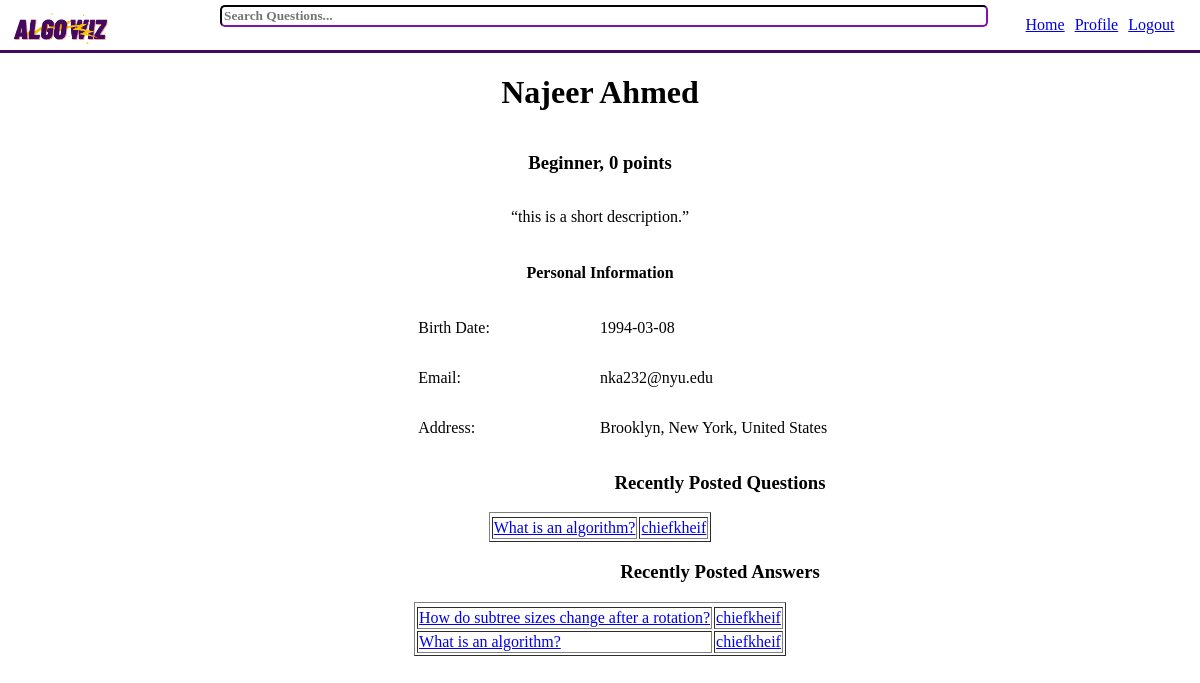
The page /frontend_work/user_profile.php?visit_username=chiefkheif on the database its author committed.
### tables this page shows
Create table UsersInfo(
    user_id integer primary key,
    uname varchar(100) not null,
    email varchar(50) not null,
    city varchar (30) not null,
    state varchar(30) not null,
    country varchar(30) not null,
    dob date not null,
    short_desc varchar(500),  
    points integer not null,
    foreign key (user_id) references UsersLogin(user_id)
);

Create table StatusDict(
    status_id integer primary key auto_increment,
    status_title varchar(30) not null,
    point_threshold integer not null
);

Create table Questions(
    question_id integer primary key auto_increment,
    topic_id integer not null,
    user_id integer not null,
    title varchar(500) not null,
    q_text varchar(2000) not null,
    q_time datetime not null,
    resolved boolean not null,
    
    foreign key (topic_id) references Topic(topic_id),
    foreign key (user_id) references UsersLogin(user_id)
);

Create table UsersLogin(
    user_id integer primary key auto_increment,
    username varchar(20) unique not null,
    pw varchar(24) not null
);

create table Answers(
    answer_id integer primary key auto_increment,
    user_id integer not null,
    question_id integer not null,
    thumbs_up integer not null,
    thumbs_down integer not null,
    best_answer boolean not null,
    a_text varchar(2000) not null,
    a_time datetime not null,
    
    foreign key (user_id) references UsersLogin(user_id),
    foreign key (question_id) references Questions(question_id)
);

### frontend_work/user_profile.php (the view, shortened to what this page needs)
<?php
    include_once "../backend_work/connect_server.php";
?>
<!doctype html>
<html>
    <head>
        <?php
            $username = $_GET["username"];
            $visit_username = $_GET["visit_username"];
            if ($visit_username === 'false' or $visit_username === $username){
                $sql = "
                    select uname, status_title, points, email, city, state, country, dob, short_desc
                    from UsersLogin natural join UsersInfo
                    join UserStatus on UsersLogin.user_id = UserStatus.user_id
                    join StatusDict on UserStatus.status_id = StatusDict.status_id
                    where UsersLogin.username = '$username';
                ";
            }
            else {
                $sql = "
                    select uname, status_title, points, email, city, state, country, dob, short_desc
                    from UsersLogin natural join UsersInfo
                    join UserStatus on UsersLogin.user_id = UserStatus.user_id
                    join StatusDict on UserStatus.status_id = StatusDict.status_id
                    where UsersLogin.username = '$visit_username';
                ";
            }
            $result = mysqli_query($conn, $sql);
            $row = mysqli_fetch_assoc($result);
            $name = $row["uname"];
            $rank = $row["status_title"];
            $points = $row["points"];
            $email = $row["email"];
            $city = $row["city"];
            $state = $row["state"];
            $country = $row["country"];
            $dob = $row["dob"];
            $short_desc = $row["short_desc"];
        ?>
        <link type="text/css" rel="stylesheet" href="../css/styles.css"/>
        <link type="text/css" rel="stylesheet" href="../css/nav_styles.css"/>
        <link type="text/css" rel="stylesheet" href="../css/user_profile_styles.css"/>
    </head>
    <body>
        <header>
            <img id="logo" src="../assets/algo-wiz-logo.png"/>
            <nav>
                <?php
                    $lp_var = "landing_page.php?username=$username";
                    $pp_var = "user_profile.php?username=$username&visit_username=false";
                    echo "<p><a href=$lp_var>Home</a></p>";
                    echo "<p><a href=$pp_var>Profile</a></p>";
                    echo "<p><a href='../index.php'>Logout</a></p>";
                ?>
            </nav>
            <form action="../backend_work/search_results.php" method = $_POST>
                <input type="text" name="search_query" value="" placeholder="Search Questions..."><br>
                <input type='hidden' name="username" value = "<?php echo "$username" ?>"><br>
            </form>
        </header>
        <main>
            <?php
                echo "
                <h1>$name</h1>
                <section id='status_section'>
                    <h3>$rank,</h3>
                    <h3>$points points</h3>
                </section>
                <p>
                    <q>$short_desc</q>
                </p>
                <h4>Personal Information</h4>
                <section id='personal_information'>
                    <p class='title' id='birthday-title'>Birth Date: </p>
                    <p id='birthday-info'>$dob</p>
                    <p class='title' id='email-title'>Email: </p>
                    <p id='email-info'>$email</p>
                    <p class='title' id='address-title'>Address:</p>
                    <p id='address-info'>$city, $state, $country</p>
                </section>
                ";
            ?>
        </main>
        <main>
        <?php
                echo "<h3 class='title'>Recently Posted Questions</h3>";
                if ($visit_username === 'false'){
                    if ($stmt = $conn->prepare("SELECT title, question_id, username from Questions join UsersLogin on (Questions.user_id = UsersLogin.user_id) where UsersLogin.username = '$username' order by q_time desc limit 10")) {
                        $stmt->execute();
                        $stmt->bind_result($title,$question_id,$visit_username);
                        echo "<table border = '1'>
                        <tr>
                        </tr>";
                        while($stmt->fetch())
                        {
                            if ($visit_username = $username) {
                                $link_question = "return_question_page.php?question_id_num=$question_id&username=$visit_username&visit_username=false";
                            }
                            else{
                                $link_question = "return_question_page.php?question_id_num=$question_id&username=$username&visit_username=$visit_username";
                            }
                            $link_profile = "user_profile.php?username=$username&visit_username=false";
                            echo"<tr>";
                            echo "<td><a href=$link_question>$title</a></td>";
                            echo "<td><a href=$link_profile>$visit_username</a></td>";
                            echo"</tr>";
                        }
                        echo "</table>";
                        $stmt->close();
                    }
                }
                else {
                    if ($stmt = $conn->prepare("SELECT title, question_id, username from Questions join UsersLogin on (Questions.user_id = UsersLogin.user_id) where UsersLogin.username = '$visit_username' order by q_time desc limit 10")) {
                        $stmt->execute();
                        $stmt->bind_result($title,$question_id,$visit_username);
                        echo "<table border = '1'>
                        <tr>
                        </tr>";
                        while($stmt->fetch())
                        {
                            $link_question = "return_question_page.php?question_id_num=$question_id&username=$username&visit_username=$visit_username";
                            $link_profile = "user_profile.php?username=$username&visit_username=$visit_username";
                            echo"<tr>";
                            echo "<td><a href=$link_question>$title</a></td>";
                            echo "<td><a href=$link_profile>$visit_username</a></td>";
                            echo"</tr>";
                        }
                        echo "</table>";
                    }
                }
            ?>
            </main>
            <main>
        <?php
                echo "<h3 class='title'>Recently Posted Answers</h3>";
                if ($visit_username === 'false'){
                    if ($stmt = $conn->prepare("SELECT title, UsersLogin.username, status_title, Answers.question_id
                    from Answers join UsersLogin on (Answers.user_id = UsersLogin.user_id) join Questions on (Answers.question_id = Questions.question_id) join UserStatus on (UsersLogin.user_id = UserStatus.user_id) join StatusDict on (UserStatus.status_id = StatusDict.status_id) where UsersLogin.username='$username'
                    order by a_time desc
                    limit 10")) {
                        $stmt->execute();
                        $stmt->bind_result($title,$visit_username,$status_title,$question_id);
                        echo "<table border = '1'>
                        <tr>
                        </tr>";
                        while($stmt->fetch())
                        {
                            $link_question = "return_question_page.php?question_id_num=$question_id&username=$username&visit_username=$visit_username";
                            $link_profile = "user_profile.php?username=$username&visit_username=false";
                            echo"<tr>";
                            echo "<td><a href=$link_question>$title</a></td>";
                            echo "<td><a href=$link_profile>$visit_username</a></td>";
                            echo"</tr>";
                        }
                        echo "</table>";
                        $stmt->close();
                    }
                }
                else {
                    if ($stmt = $conn->prepare("SELECT title, UsersLogin.username, status_title, Answers.question_id
                    from Answers join UsersLogin on (Answers.user_id = UsersLogin.user_id) join Questions on (Answers.question_id = Questions.question_id) join UserStatus on (UsersLogin.user_id = UserStatus.user_id) join StatusDict on (UserStatus.status_id = StatusDict.status_id) where UsersLogin.username = '$visit_username'
                    order by a_time desc
                    limit 10")) {
                        $stmt->execute();
                        $stmt->bind_result($title,$visit_username,$status_title,$question_id);
                        echo "<table border = '1'>
                        <tr>
                        </tr>";
                        while($stmt->fetch())
                        {
                            $link_question = "return_question_page.php?question_id_num=$question_id&username=$username&visit_username=$visit_username";
                            $link_profile = "user_profile.php?username=$username&visit_username=$visit_username";
                            echo"<tr>";
                            echo "<td><a href=$link_question>$title</a></td>";
                            echo "<td><a href=$link_profile>$visit_username</a></td>";
                            echo"</tr>";
                        }
                        echo "</table>";
                    }
                }
            ?>
            </main>
    </body>
</html>

### css/styles.css (style rules this page uses)
html { width: 100%; height: 100%; font-family: Verdana; margin: 0px; padding: 0px; }
html > * { animation-name: appear; animation-timing-function: ease; animation-duration: 2s; }
body { width: 100%; height: 100%; padding: 0px; margin: 0px; }
#logo { width: 300px; height: 300px; }

### css/nav_styles.css (style rules this page uses)
nav { display: flex; flex-direction: row; height: min-content; gap: 10px; margin-right: 10px; }
header { background-color: white; display: grid; grid-template-areas: "logo search-bar nav"; grid-template-columns: 1fr 4fr 1fr; border-bottom: 3px solid #440A5F; align-items: center; gap: 30px; }
#logo { margin-left: 10px; height: 100px; width: 100px; margin-top: -25px; margin-bottom: -30px; margin-right: -30px; }
input { width: 100%; border-color: #440A5F; border-radius: 5px; font-family: inherit; font-weight: bold; }
nav { grid-area: nav; display: flex; flex-direction: row; justify-content: center; }

### css/user_profile_styles.css (style rules this page uses)
body { margin: 0px; padding: 0px; }
main { display: flex; flex-direction: column; justify-content: flex-start; align-items: center; }
#status_section { display: flex; flex-direction: row; justify-content: center; gap: 5px; }
#personal_information { display: grid; grid-template-areas: "birthday birthday-info" "email email-info" "address address-info"; grid-template-columns: 1fr 1fr; grid-template-rows: 1fr 1fr 1fr; justify-content: center; align-items: center; }
.title { display: flex; flex-direction: row; justify-content: flex-start; padding-left: 20%; }
#birthday-title { grid-area: birthday; }
#birthday-info { grid-area: birthday-info; }
#email-title { grid-area: email; }
#email-info { grid-area: email-info; }
#address-title { grid-area: address; }
#address-info { grid-area: address-info; }

### rows shown on the page
usersinfo: uname "Najeer Ahmed", statusdict.status_title "Beginner", points "0", short_desc "this is a short description.", dob "1994-03-08", email "nka232@nyu.edu", city "Brooklyn", state "New York", country "United States"
questions: title "What is an algorithm?", user.username "chiefkheif"
answers: question.title "How do subtree sizes change after a rotation?", user.username "chiefkheif"
answers: question.title "What is an algorithm?", user.username "chiefkheif"
